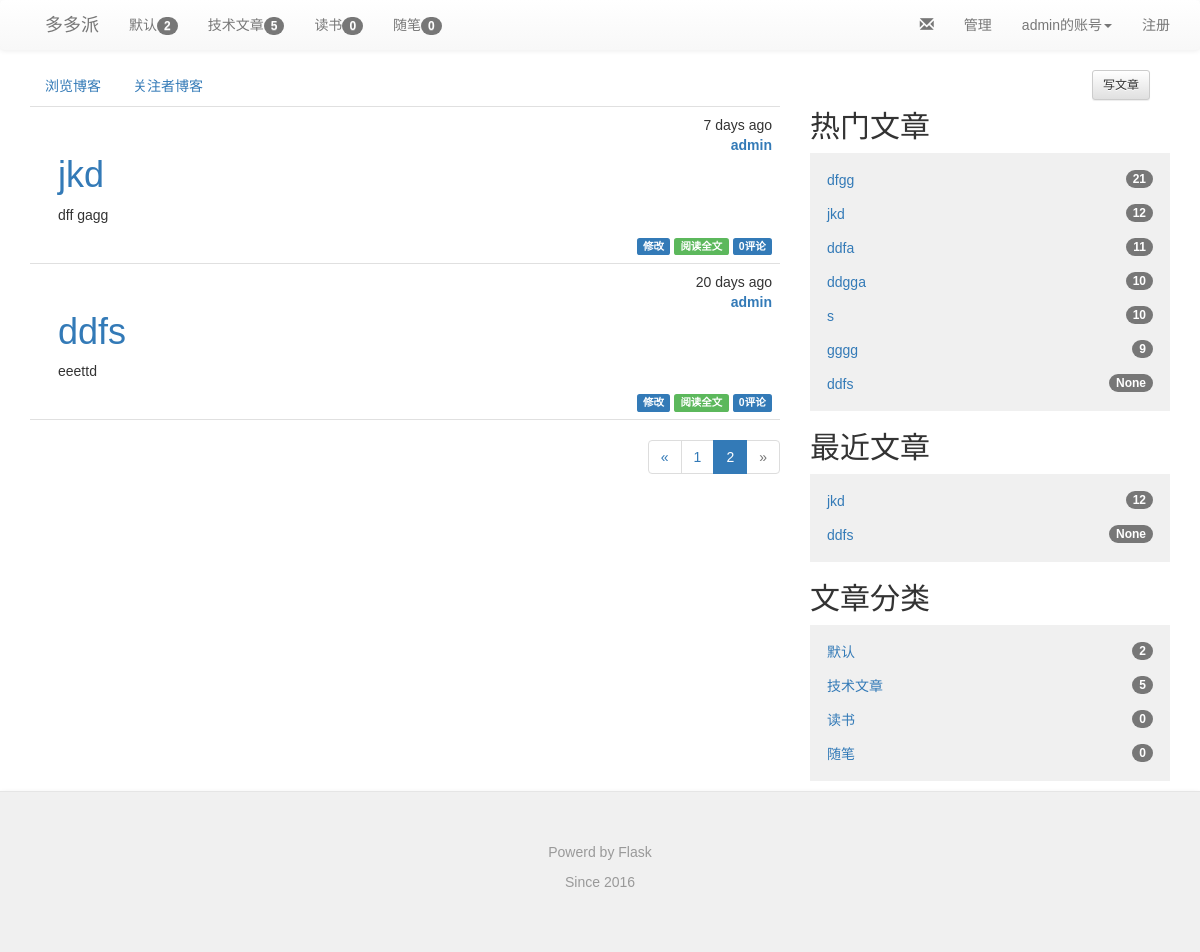
The app's page /?page=2 (signed in) with its own data.
### app/models.py (models this page shows, shortened)
class Category(db.Model):
    __tablename__ = 'categories'
    id = db.Column(db.Integer,primary_key=True)
    name = db.Column(db.String(64),unique=True)
    posts = db.relationship('Post',backref='category',lazy='dynamic')

class User(UserMixin, db.Model):
    __tablename__ = 'users'
    id = db.Column(db.Integer, primary_key=True)
    email = db.Column(db.String(64), unique=True, index=True)
    username = db.Column(db.String(64), unique=True, index=True)
    role_id = db.Column(db.Integer, db.ForeignKey('roles.id'))
    password_hash = db.Column(db.String(128))
    confirmed = db.Column(db.Boolean, default=False)
    name = db.Column(db.String(64))
    location = db.Column(db.String(64))
    about_me = db.Column(db.Text())
    member_since = db.Column(db.DateTime(), default=datetime.utcnow)
    last_seen = db.Column(db.DateTime(), default=datetime.utcnow)
    posts = db.relationship('Post',backref='author',lazy='dynamic')
    followed = db.relationship('Follow',
                               foreign_keys=[Follow.follower_id],
                               backref=db.backref('follower',lazy='joined'),
                               lazy='dynamic',cascade='all,delete-orphan')
    followers = db.relationship('Follow',
                                foreign_keys=[Follow.followed_id],
                                backref=db.backref('followed',lazy='joined'),
                                lazy='dynamic',cascade='all,delete-orphan')
    sendto = db.relationship('Message',
                             foreign_keys=[Message.sendto_id],
                             backref=db.backref('sendto',lazy='joined'),
                             lazy='dynamic',cascade='all,delete-orphan'
                             )
    author = db.relationship('Message',
                             foreign_keys=[Message.author_id],
                             backref=db.backref('author',lazy='joined'),
                             lazy='dynamic',cascade='all,delete-orphan'
                             )
    comments = db.relationship('Comment',backref='author',lazy='dynamic')
    starposts = db.relationship('Post',secondary='stars',backref=db.backref('stared',lazy='joined'),lazy='joined')
    @property
    def password(self):
        raise AttributeError('password is not a readable attribute')
    def can(self, permissions):
        return self.role is not None and \
            (self.role.permissions & permissions) == permissions
    def ping(self):
        self.last_seen = datetime.utcnow()
        db.session.add(self)
    def unread_message(self):
        num = self.sendto.count()
        total = 0
        for i in range(0,num):
            if self.sendto[i].confirmed == False:
                total += 1
        return total

class Post(db.Model):
    __tablename__ = 'posts'
    id = db.Column(db.Integer,primary_key=True)
    title = db.Column(db.Text(128))
    body = db.Column(db.Text)
    body_html = db.Column(db.Text)
    timestamp = db.Column(db.DateTime,index=True,default=datetime.utcnow)
    auth_id = db.Column(db.Integer,db.ForeignKey('users.id'))
    category_id = db.Column(db.Integer,db.ForeignKey('categories.id'))
    comments = db.relationship('Comment',backref='post',lazy='dynamic')
    visits = db.Column(db.Integer,nullable=False,default=int(10))

### app/main/views.py (the view)
@main.route('/',methods=['GET','POST'])
def index():
    form = PostForm()
    page = request.args.get('page',1,type=int)
    show_followed = False
    if current_user.is_authenticated:
        show_followed = bool(request.cookies.get('show_followed',''))
    if show_followed:
        query = current_user.followed_posts
    else:
        query = Post.query
    pagination = query.order_by(Post.timestamp.desc()).paginate(
            page,per_page=current_app.config['FLASKY_POSTS_PER_PAGE'],error_out=False)
    posts = pagination.items
    return render_template('index.html',posts=posts,form=form,pagination=pagination,
                           show_followed=show_followed)

### app/auth/views.py (called while the page is built)
@auth.before_app_request
def before_request():
    if current_user.is_authenticated:
        current_user.ping()
        if not current_user.confirmed \
            and request.endpoint[:5] != 'auth.' \
            and request.endpoint != 'static':
            return redirect(url_for('auth.unconfirmed'))

### app/main/__init__.py (called while the page is built)
@main.app_context_processor
def inject_permission():
    return dict(Permission=Permission)

### app/main/views.py (called while the page is built)
@main.before_app_request
def before_request(): #定义全局变量
    g.categories=Category.query.all()
    g.hotpost = Post.query.order_by(Post.visits.desc()).all()

@main.after_app_request
def after_request(response):
    for query in get_debug_queries():
        if query.duration >= current_app.config['FLASKY_SLOW_DB_QUERY_TIME']:
            current_app.logger.warning(
                'Slow query:%s\nParameters: %s\nDuration: %fs\nContext: %s\n'
                %(query.statement,query.parameters,query.duration,query.context)
            )
    return response

### app/models.py (called while the page is built)
@login_manager.user_loader
def load_user(user_id):
    return User.query.get(int(user_id))

### app/templates/index.html (shortened to what this page needs)
{% extends "base.html" %}
{% import "bootstrap/wtf.html" as wtf %}
{% import "_macros.html" as macros %}
{% block page_content %}
<div class="row">
    <div class="col-xs-12 col-md-8">
        <div class="post-tabs">
            <ul class="nav nav-pills">
                <li><a href="{{ url_for('.show_all')}}">浏览博客</a></li>
                {% if current_user.is_authenticated %}
                <li><a href="{{ url_for('.show_followed') }}">关注者博客</a></li>
                {% endif %}
            </ul>
            {% include "_posts_thumbnail.html"%}
        </div>
        {% if pagination %}
        <div class="pagination">
            {{ macros.pagination_widget(pagination, '.index') }}
        </div>
    </div>
    <div class="col-xs-6 col-md-4">
        <div class="write-button" style="padding:20px">
            {% if current_user.can(Permission.WRITE_ARTICLES) %}
            <a  href="{{ url_for('main.create_post') }}">
                <div class="btn btn-sm btn-default">写文章</div>
            </a></h4>
            {% endif %}
        </div>
        <div class="treeview list-unstyled">
            <h2 class="sidebar">热门文章</h2>
            <ul class="treeview-menu list-unstyled">
                {% for post in g.hotpost %}
                <li><a href="{{ url_for('main.post', id=post.id) }}">{{ post.title }}<span class="badge">{{ post.visits}}</span></a></li>
                {% endfor %}
            </ul>
        </div>
        <div class="treeview list-unstyled">
            <h2 class="sidebar">最近文章</h2>
            <ul class="treeview-menu list-unstyled">
                {% for post in posts %}
                <li><a href="{{ url_for('main.post', id=post.id) }}">{{ post.title }}<span class="badge">{{ post.visits}}</span></a></li>
                {% endfor %}
            </ul>
        </div>
        <div class="treeview list-unstyled">
            <h2 class="sidebar">文章分类</h2>
            <ul class="treeview-menu list-unstyled">
                {% for category in g.categories %}
                <li><a href="{{ url_for('main.category',id=category.id)}}">{{category.name}}<span class="badge">{{category.posts.count()}}</span></a></li>
                {% endfor %}
            </ul>
        </div>
    </div>
</div>
{% endif %}
{% endblock %}

### app/templates/base.html (shortened to what this page needs)
{% extends "bootstrap/base.html" %}
{% block head %}
{{ super() }}
<link rel="stylesheet" type="text/css" href="{{ url_for('static', filename='css/bootstrap.css') }}">
<link rel="stylesheet" type="text/css" href="{{ url_for('static', filename='css/bootstrap.min.css') }}">
<link rel="stylesheet" type="text/css" href="{{ url_for('static', filename='css/bootstrap-theme.css') }}">
<link rel="stylesheet" type="text/css" href="{{ url_for('static', filename='css/bootstrap-theme.min.css') }}">
<link rel="stylesheet" type="text/css" href="{{ url_for('static', filename='styles.css') }}">
{% endblock %}
{% block navbar %}
<div class="nav navbar-default">
    <div class="container">
        <div class="navbar-header">
            <a class="navbar-brand" href="/">多多派</a>
        </div>
            <ul class="nav navbar-nav">
            {% for category in g.categories %}
                <li><a href="{{ url_for('main.category',id=category.id)}}">{{category.name}}<span class="badge">{{category.posts.count()}}</span></a></li>
            {% endfor %}
            </ul>
            <ul class="nav navbar-nav navbar-right">
                <li><a href="{{url_for('auth.register')}}">注册</a></li>
            </ul>
            <ul class="nav navbar-nav navbar-right">
                {% if current_user.is_authenticated %}
                <li class="dropdown">
                    <a href="#" class="dropdown-toggle" data-toggle="dropdown">{{current_user.username}}的账号<b class="caret"></b></a>
                </li>
                {% else %}
                <li><a href="{{ url_for('auth.login') }}">登录</a></li>
                {% endif %}
             </ul>
            {% if current_user.can(Permission.MODERATE_COMMENTS) %}
            <ul class="nav navbar-nav navbar-right">
                <li><a href="{{ url_for('main.showmessages',username=current_user.username) }}">
                    <i class="glyphicon glyphicon-envelope" aria-hidden="true"></i>
                </a></li>
                <li><a href="{{ url_for('main.moderate') }}">管理</a></li>
            </ul>
            {% endif %}
        </div>
   </div>
{% endblock %}
{% block content %}
<div class="container">
    {% block page_content %}{% endblock %}
</div>
<div class="nav navbar-default">
  <footer class="blog-footer">
      <p>Powerd by Flask</p>
      <p>Since 2016</p>
  </footer>
</div>
{% endblock %}

### app/templates/_posts_thumbnail.html
<ul class="posts">
    {% for post in posts %}
    <li class="post">
        <div class="post-content">
            <div class="post-date">{{ moment(post.timestamp).fromNow() }}</div><br/>
            <div class="post-auth"><a href="{{ url_for('.profile',username=post.author.username) }}">{{ post.author.username }}</a></div>
            <div class="post-title text-primary">
                {% if post.title %}
                <h1>{{ post.title }}</h1>
                {% endif %}
            </div>
            <div class="post-body">
                {% if post.body_html %}
                    {{ post.body_html[:100]| safe }}
                {% else %}
                    {{ post.body[:100] }}
                {% endif %}
            </div>
            <div class="post-footer">
                {% if current_user == post.author %}
                <a href="{{ url_for('.edit', id=post.id) }}">
                    <span class="label label-primary">修改</span>
                </a>
                {% elif current_user.is_administrator() %}
                <a href="{{ url_for('.edit', id=post.id) }}">
                    <span class="label label-danger">修改 [管理员]</span>
                </a>
                {% endif %}
                <a href="{{ url_for('.post',id=post.id) }}">
                    <span class="label label-success">阅读全文</span>
                </a>
                <a href="{{ url_for('.post',id=post.id) }}#comments">
                    <span class="label label-primary">{{ post.comments.count() }}评论</span>
                </a>
            </div>
        </div>
    </li>
    {% endfor %}
</ul>

### app/static/styles.css (style rules this page uses)
body,button, input, select, textarea,h1 ,h2, h3, h4, h5, h6 { font-family: Microsoft YaHei , Tahoma, Helvetica, Arial, "\5b8b\4f53"; }
div.treeview ul.treeview-menu { padding: 10px; background-color: #f0f0f0; }
div.treeview ul.treeview-menu li { padding: 7px; }
div.treeview span.badge { float:right }
div.post-tabs { margin-top: 16px; }
div.btn { float:right }
ul.posts { list-style-type: none; padding: 0px; margin: 0px 0px 0px 0px; border-top: 1px solid #e0e0e0; }
ul.posts li.post { padding: 8px; border-bottom: 1px solid #e0e0e0; }
div.post-date { float: right; }
div.post-auth { float: right; font-weight: bold; }
div.post-content { margin-left: 20px; min-height: 20px; }
div.post-footer { text-align:right; }
div.pagination { width: 100%; text-align: right; padding: 0px; margin: 0px; }
footer.blog-footer { padding: 50px; color: #999; text-align: center; background-color: #f0f0f0; border-top: 1px solid #e5e5e5; }

### records on screen
Category: name "默认", posts.count "2"
Category: name "技术文章", posts.count "5"
Category: name "读书", posts.count "0"
Category: name "随笔", posts.count "0"
User: username "admin"
Post: timestamp "7 days ago", author.username "admin", title "jkd", body_html "dff gagg", comments.count "0", visits "12"
Post: timestamp "20 days ago", author.username "admin", title "ddfs", body_html "eeettd", comments.count "0", visits "None"
Post: title "dfgg", visits "21"
Post: title "ddfa", visits "11"
Post: title "ddgga", visits "10"
Post: title "s", visits "10"
Post: title "gggg", visits "9"

### other values on screen
{{ p }} "1"
{{ p }} "2"
